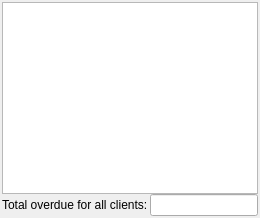
               <widget class="QWidget" name="tab_3">
                <attribute name="title">
                 <string>All overdue pays</string>
                </attribute>
                <layout class="QVBoxLayout" name="layoutOverduePaysUtility">
                 <property name="spacing">
                  <number>0</number>
                 </property>
                 <property name="leftMargin">
                  <number>2</number>
                 </property>
                 <property name="topMargin">
                  <number>2</number>
                 </property>
                 <property name="rightMargin">
                  <number>2</number>
                 </property>
                 <property name="bottomMargin">
                  <number>2</number>
                 </property>
                 <item>
                  <widget class="vmListWidget" name="paysOverdueList"/>
                 </item>
                 <item>
                  <layout class="QHBoxLayout" name="horizontalLayout_16">
                   <property name="spacing">
                    <number>2</number>
                   </property>
                   <item>
                    <widget class="QLabel" name="lblPayAllOverdueTotals">
                     <property name="text">
                      <string>Total overdue for all clients:</string>
                     </property>
                     <property name="textFormat">
                      <enum>Qt::PlainText</enum>
                     </property>
                    </widget>
                   </item>
                   <item>
                    <widget class="QLineEdit" name="txtAllOverdueTotals"/>
                   </item>
                  </layout>
                 </item>
                </layout>
               </widget>
